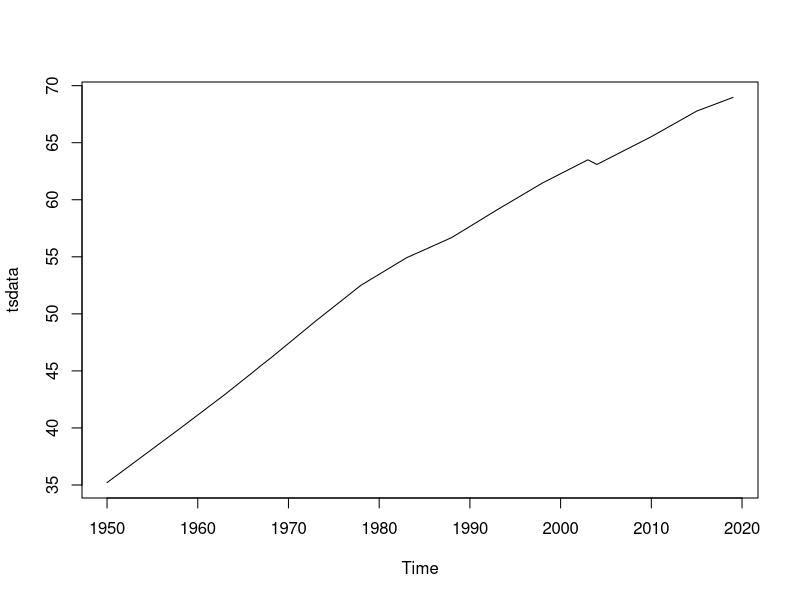
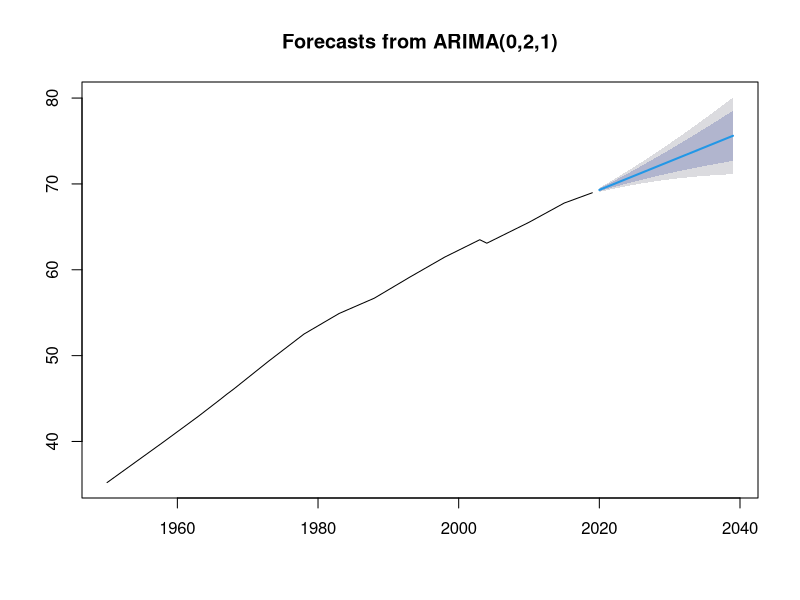
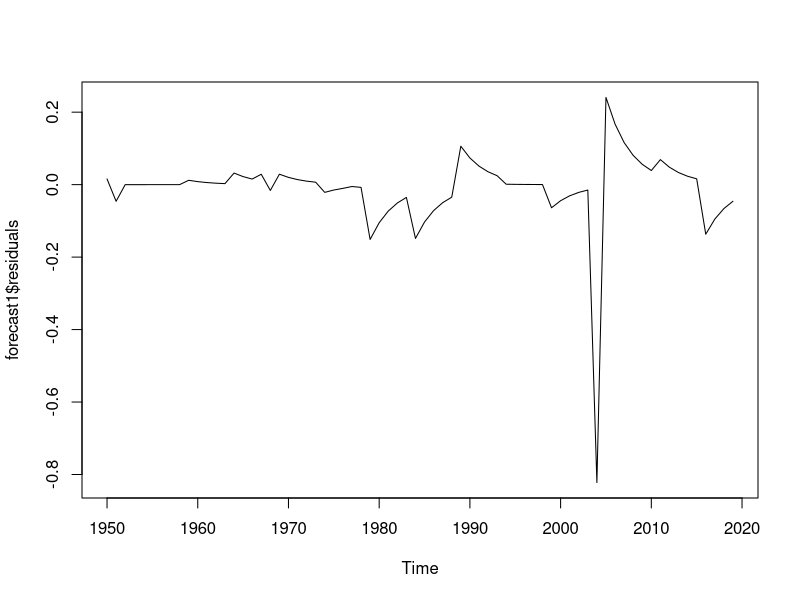
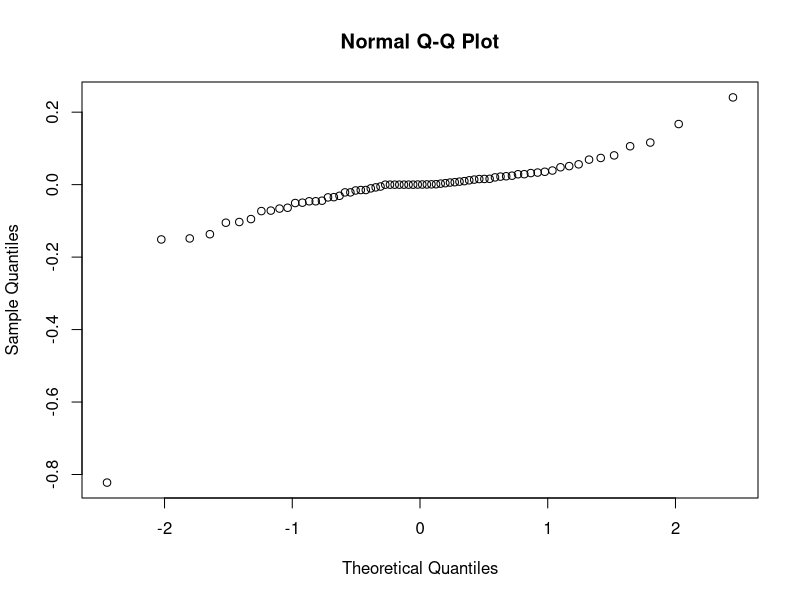
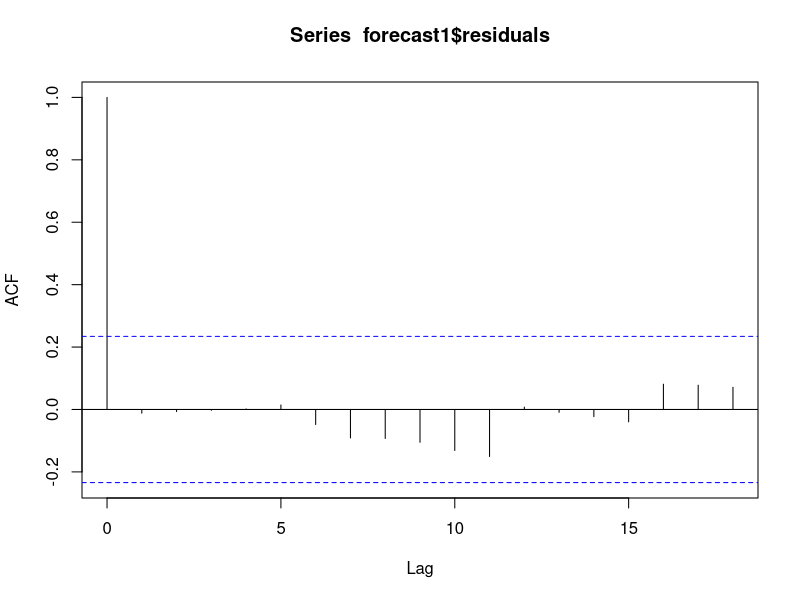
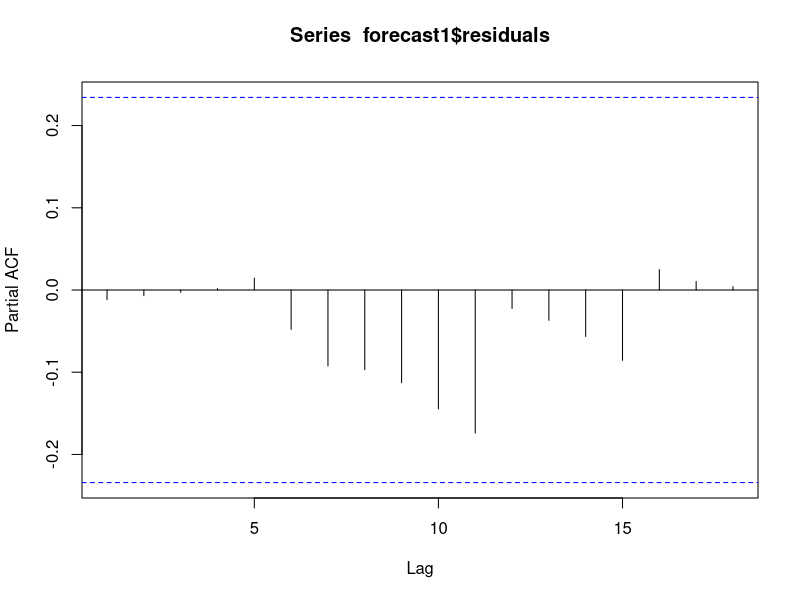
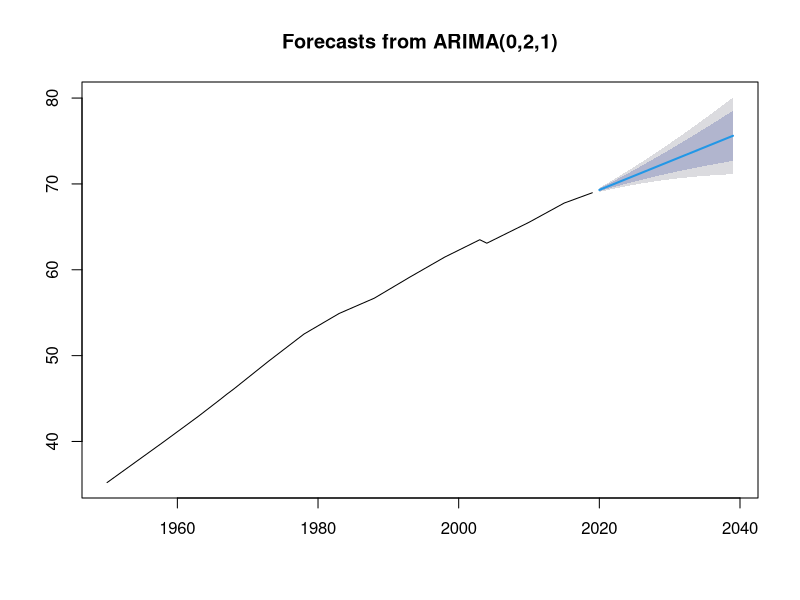
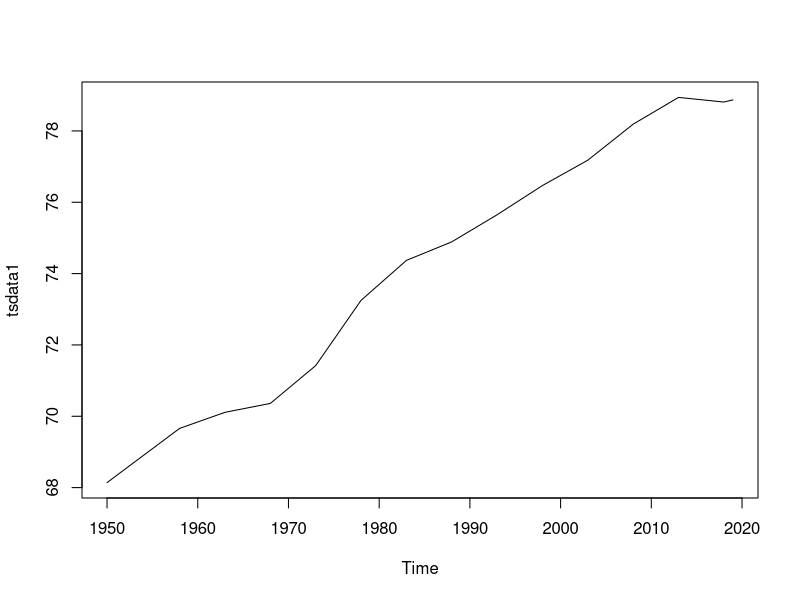

Recreate these plots in R, in order.
######################################################################################
# PROJECT 2020 (4th Year: Usha Mittal Institute Of Technology)
# Team Members : Aparna Naik, Vedanti Pawar, Janhavi Choudhari,
# Project Name : Sentiment Analysis Using Text Mining On the Health Index Of India
# Project Aim  : Comparison of life expectancies of India and the USA
# Date : 12/03/2020     
######################################################################################

library(forecast)
### This dataset is the life expectancy from birth in years of India
data <- read.csv("Prediction Dataset.csv")

### Here ts is called the timeseries function and data$Life.Expectancy.from.Birth represents 
### the variable on which we wish to do the prediction. Frequency represents how the data is.
### Data is yearly data so the frequency is 1. Start represents the starting year and month.
tsdata <- ts(data$Life.Expectancy.from.Birth,frequency = 1,start = c(1950,1))

### This is the plot of the graph which shows the life expectancy of India till 2019
plot(tsdata)

## auto.arima function is used to make the graph stationary. By stationary it means that the 
## mean must be 0 and the variance must be constant.
autoarimal<-auto.arima(tsdata)

## Forecast is a function which has parameters autoarimal which contains the data of the mean 
## and the variance of the time series data. Here h=20 means that we want to predict/forecast 
## the values of the life expectancy for the next 20 years.
forecast1<-forecast(autoarimal,h=20)
forecast1

## Here we plot the actual graph, final output which represents the output for the next 20 years
plot(forecast1)

## Residuals are found to check the mean and variance
plot(forecast1$residuals)

## This function brings it to the normal form
qqnorm(forecast1$residuals)

## acf and pcf is the autocorrelation and the partial correlation functions.
## If the values of all the points lie in the region specified by the blue lines then it is 
## considered as stationary and is desirable
acf(forecast1$residuals)
pacf(forecast1$residuals)

## This gives the summary and represents the errors in the calculations performed.
summary(autoarimal)

## Plot of the final forecast after making the graph stationary.
plot(forecast1)

## This Prediction Dataset is the dataset of life expectancy from birth of the USA.
data1 <- read.csv("Prediction Dataset USA.csv")
tsdata1 <- ts(data1$Life.Expectancy.from.Birth..Years.,frequency = 1,start = c(1950,1))
plot(tsdata1)
autoarimal1<-auto.arima(tsdata1)

forecast2<-forecast(autoarimal1,h=20 )
forecast2
plot(forecast2)
plot(forecast2$residuals)
qqnorm(forecast2$residuals)
acf(forecast2$residuals)
pacf(forecast2$residuals)
accuracy(autoarimal1)
plot(forecast2)
